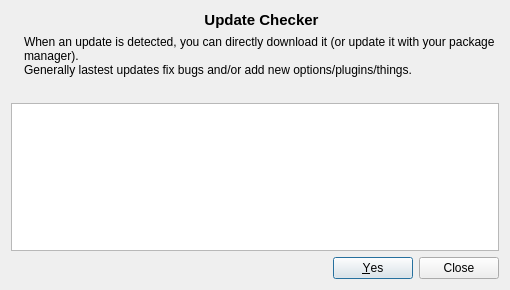
<?xml version="1.0" encoding="UTF-8"?>
<ui version="4.0">
 <class>UIUpdateChecker</class>
 <widget class="QDialog" name="UIUpdateChecker">
  <property name="geometry">
   <rect>
    <x>0</x>
    <y>0</y>
    <width>510</width>
    <height>290</height>
   </rect>
  </property>
  <property name="windowTitle">
   <string>Update Checker</string>
  </property>
  <property name="windowIcon">
   <iconset resource="../resources/UpdateChecker.qrc">
    <normaloff>:/icons/UpdateChecker.png</normaloff>:/icons/UpdateChecker.png</iconset>
  </property>
  <layout class="QVBoxLayout" name="verticalLayout">
   <item>
    <layout class="QGridLayout" name="gridLayout">
     <item row="0" column="0" rowspan="2">
      <widget class="QLabel" name="lLogo">
       <property name="sizePolicy">
        <sizepolicy hsizetype="Maximum" vsizetype="Maximum">
         <horstretch>0</horstretch>
         <verstretch>0</verstretch>
        </sizepolicy>
       </property>
       <property name="pixmap">
        <pixmap resource="../resources/UpdateChecker.qrc">:/icons/UpdateChecker.png</pixmap>
       </property>
      </widget>
     </item>
     <item row="0" column="1">
      <widget class="QLabel" name="lTitle">
       <property name="sizePolicy">
        <sizepolicy hsizetype="Preferred" vsizetype="Maximum">
         <horstretch>0</horstretch>
         <verstretch>0</verstretch>
        </sizepolicy>
       </property>
       <property name="font">
        <font>
         <pointsize>11</pointsize>
         <weight>75</weight>
         <bold>true</bold>
        </font>
       </property>
       <property name="text">
        <string>Update Checker</string>
       </property>
       <property name="alignment">
        <set>Qt::AlignCenter</set>
       </property>
      </widget>
     </item>
     <item row="1" column="1">
      <widget class="QLabel" name="lInformations">
       <property name="sizePolicy">
        <sizepolicy hsizetype="Preferred" vsizetype="Maximum">
         <horstretch>0</horstretch>
         <verstretch>0</verstretch>
        </sizepolicy>
       </property>
       <property name="text">
        <string>When an update is detected, you can directly download it (or update it with your package manager).
Generally lastest updates fix bugs and/or add new options/plugins/things.</string>
       </property>
       <property name="alignment">
        <set>Qt::AlignLeading|Qt::AlignLeft|Qt::AlignTop</set>
       </property>
       <property name="wordWrap">
        <bool>true</bool>
       </property>
      </widget>
     </item>
    </layout>
   </item>
   <item>
    <widget class="QLabel" name="lVersion">
     <property name="alignment">
      <set>Qt::AlignCenter</set>
     </property>
    </widget>
   </item>
   <item>
    <widget class="QListWidget" name="lwVersions">
     <property name="modelColumn">
      <number>0</number>
     </property>
     <property name="uniformItemSizes">
      <bool>true</bool>
     </property>
    </widget>
   </item>
   <item>
    <widget class="QDialogButtonBox" name="dbbButtons">
     <property name="standardButtons">
      <set>QDialogButtonBox::Close|QDialogButtonBox::Yes</set>
     </property>
    </widget>
   </item>
  </layout>
 </widget>
 <resources>
  <include location="../../../../../monkey/src/resources/resources.qrc"/>
  <include location="../resources/UpdateChecker.qrc"/>
 </resources>
 <connections>
  <connection>
   <sender>dbbButtons</sender>
   <signal>rejected()</signal>
   <receiver>UIUpdateChecker</receiver>
   <slot>reject()</slot>
   <hints>
    <hint type="sourcelabel">
     <x>280</x>
     <y>276</y>
    </hint>
    <hint type="destinationlabel">
     <x>326</x>
     <y>326</y>
    </hint>
   </hints>
  </connection>
  <connection>
   <sender>dbbButtons</sender>
   <signal>accepted()</signal>
   <receiver>UIUpdateChecker</receiver>
   <slot>accept()</slot>
   <hints>
    <hint type="sourcelabel">
     <x>230</x>
     <y>276</y>
    </hint>
    <hint type="destinationlabel">
     <x>236</x>
     <y>326</y>
    </hint>
   </hints>
  </connection>
 </connections>
</ui>
